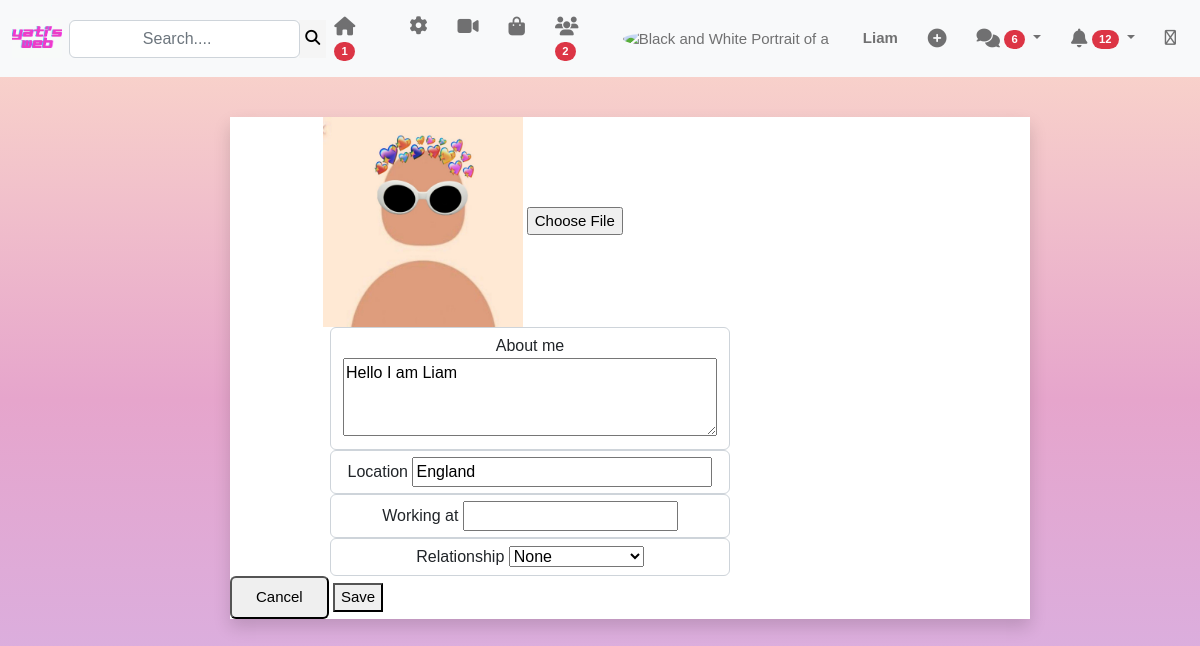
Screenshot of /profile/ (signed in) with the database file from the repository.
### main/models.py (models this page shows, shortened)
class Profile(models.Model):
    user = models.ForeignKey(User,on_delete = models.CASCADE)
    id = models.UUIDField(primary_key = True,default= uuid.uuid4)
    bio = models.TextField(blank=True)
    image = models.ImageField(upload_to = 'profiles',default='Logo.jpg')
    location = models.CharField(max_length = 100,blank = True)

### main/views.py (the view, shortened to what this page needs)
# urls.py: path('profile/',views.profile,name='profile'),
@login_required(login_url="/login")
def profile(request):
    user_profile = Profile.objects.get(user = request.user)
    return render(request,'profile.html',{'user_profile':user_profile})

### main/templates/profile.html (shortened to what this page needs)
{% extends 'page.html' %}
{% load static %}
{% block content %}
<div class="bg-white rounded-md lg:shadow-lg shadow col-span-2" style="margin-left: 230px;width: 800px;margin-top: 40px;">
    <form action="" method="POST" enctype="multipart/form-data">
    <div>
         <div class="col-span-2">
             <label for=""> Profile Image</label>
             <img width="200" height="210" src="{{user_profile.image.url}}">
             <input type="file" name="image" value="" class="shadow-none bg-gray-100">
         </div>
         <div class="form-control" style="width:400px ;">
             <label for="about">About me</label>
             <textarea id="about" name="bio" rows="3"  class="shadow-none bg-gray-100">{{user_profile.bio}}</textarea>
         </div>
         <div class="form-control" style="width:400px ;">
             <label for=""> Location</label>
             <input type="text" name="location" placeholder="" value="{{user_profile.location}}" class="shadow-none bg-gray-100" style="width:300px ;">
         </div>
         <div class="form-control" style="width:400px ;">
            <label for="Work at" name="job" > Working at</label>
            <input type="text" placeholder="" class="shadow-none bg-gray-100">
         </div>
         <div class="form-control" style="width:400px ;">
            <label for=""> Relationship </label>
            <select id="relationship" name="relationship"  class="shadow-none bg-gray-100">
             <option value="0">None</option>
           </select>
         </div>
    </div>
    <div class="bg-gray-10 p-6 pt-0 flex justify-end space-x-3">
        <button class="p-2 px-4 rounded bg-gray-50 text-red-500"> Cancel </button>
        <button type="submit" class="button bg-blue-700"> Save </button>
    </div>
 </div>
{% endblock %}

### main/templates/page.html (shortened to what this page needs)
{% load static %}
<!DOCTYPE html>
<html lang="en">
<head>
    <link href="https://cdn.jsdelivr.net/npm/bootstrap@5.2.2/dist/css/bootstrap.min.css" rel="stylesheet">
    <link rel="stylesheet" href="{% static 'page.css' %}">
</head>
<body>
<nav class="navbar navbar-expand-lg navbar-light bg-light">
    <div class="container-fluid justify-content-between">
      <div class="d-flex">
        <a class="navbar-brand me-2 mb-1 d-flex align-items-center" href="#">
          <img
            src="{% static 'text.jpg' %}"
            alt="MDB Logo"
            loading="lazy"
            style="margin-top: 2px;width: 50px;height: 40px;"
          />
        </a>
        <form class="input-group w-auto my-auto d-none d-sm-flex" action="{% url 'search' %}" method="POST">
          <input
            autocomplete="off"
            type="search"
            class="form-control rounded"
            placeholder="Search...."
            style="min-width: 125px;"
            name="searched_user"
          />
        <button style="margin-top: 0;background-color: whitesmoke;border: 5px whitesmoke;" type="submit">
          <i class="fas fa-search"></i>
        </button>
        </form>
      </div>
      <ul class="navbar-nav flex-row d-none d-md-flex">
        <li class="nav-item me-3 me-lg-1 active">
          <a class="nav-link" href="{% url 'page' %}">
            <span></span>
            <span class="badge rounded-pill badge-notification bg-danger">1</span>
          </a>
        </li>
        <li class="nav-item me-3 me-lg-1">
          <a class="nav-link" href="{% url 'change-password' %}">
            <span><i class="fa-solid fa-gear" style="font-size: 18px;"></i></i></i></span>
          </a>
        </li>
        <li class="nav-item me-3 me-lg-1">
          <a class="nav-link" href="{% url 'music' %}">
            <span></span>
          </a>
        </li>
        <li class="nav-item me-3 me-lg-1">
          <a class="nav-link" href="{% url 'profile' %}">
            <span></span>
          </a>
        </li>
        <li class="nav-item me-3 me-lg-1">
          <a class="nav-link" href="{% url 'users' user.username %}">
            <span></span>
            <span class="badge rounded-pill badge-notification bg-danger">2</span>
          </a>
        </li>
      </ul>
      <ul class="navbar-nav flex-row">
        <li class="nav-item me-3 me-lg-1">
          <a class="nav-link d-sm-flex align-items-sm-center" href="{% url 'dashboard' user.username %}">
            <img
              src="https://bit.ly/3CQgOlu"
              class="rounded-circle"
              height="22"
              alt="Black and White Portrait of a Man"
              loading="lazy"
            />
            <strong class="d-none d-sm-block ms-1">{{user.username}}</strong>
          </a>
        </li>
        <li class="nav-item me-3 me-lg-1">
          <a class="nav-link" href="{% url 'addpost' %}">
            <span></span>
          </a>
        </li>
        <li class="nav-item dropdown me-3 me-lg-1">
          <a
            class="nav-link dropdown-toggle hidden-arrow"
            href="#"
            id="navbarDropdownMenuLink"
            role="button"
            data-mdb-toggle="dropdown"
            aria-expanded="false"
          >
            <span class="badge rounded-pill badge-notification bg-danger">6</span>
          </a>
        </li>
        <li class="nav-item dropdown me-3 me-lg-1">
          <a
            class="nav-link dropdown-toggle hidden-arrow"
            href="#"
            id="navbarDropdownMenuLink"
            role="button"
            data-mdb-toggle="dropdown"
            aria-expanded="false"
          >
            <span class="badge rounded-pill badge-notification bg-danger">12</span>
          </a>
        </li>
        <li class="nav-item me-3 me-lg-1">
          <a class="nav-link" href="{% url 'logout' %}">
            <span><i class="fa-regular fa-right-from-bracket"></i></span>
          </a>
        </li>
      </ul>
    </div>
  </nav>
{%block content %}{% endblock %}
</body>
</html>

### main/static/page.css (style rules this page uses)
body { font-family: "Sofia", sans-serif; color: white; font-size: 15px; min-height: 100vh; background: linear-gradient(#fcdbca,#e6a5cc,#d5b3e8); }
ul { gap: 10px; }
textarea { width: 100%; }
.form-control { width: 800px; margin-left: 100px; justify-content: center; text-align: center; }

### rows the page displays
Profile: image (picture), bio "Hello I am Liam", location "England"

### other values shown
{{ user.username }} "Liam"
